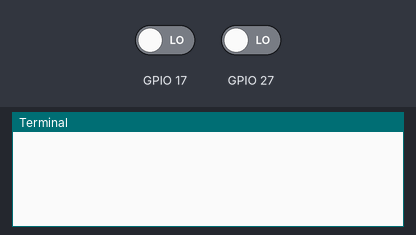
A program run on a simulated Raspberry Pi (BCM pin numbers). On the bench: the last lines printed to the terminal. The inputs (shaded band) are chosen by the test bench; at power-on: GPIO 17 LOW, GPIO 27 LOW. Threads take turns every 2 ms.

Above: at 1.2 s.
1.3 s: GPIO 17 driven HIGH
At 2.3 s:
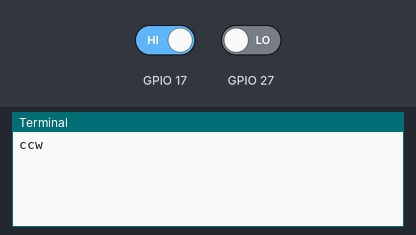
2.8 s: GPIO 27 driven HIGH
At 3.5 s:
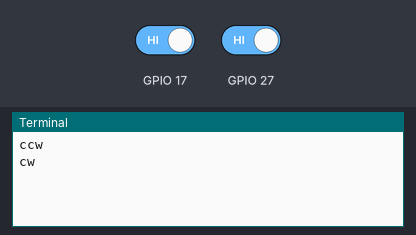

The program:

encoder.py
```python
import RPi.GPIO as GPIO
import time
import threading
import queue

# class GPIOPin:
#     def __init__(self, port):
#         self.__port = port
#         self.__dt = time.time()
#         GPIO.setup(self.__port, GPIO.IN, GPIO.PUD_UP)
#         self.__stat = GPIO.input(self.__port)

#     def get(self):
#         stat = GPIO.input(self.__port)
#         dt = time.time()
#         if stat != self.__stat and dt > self.__dt + 0.01:
#             self.__stat = stat
#             self.__dt = dt
#         return self.__stat

# ------------------------------------------------------------------------------
class Encoder:
    def __init__(self, pin_a, pin_b):
        self.__pin = {
            'ccw': pin_a,
            'cw' : pin_b
        }
        GPIO.setup(pin_a, GPIO.IN)
        GPIO.setup(pin_b, GPIO.IN)
        self.__state = {
            'ccw': GPIO.input(pin_a),
            'cw' : GPIO.input(pin_b)
        }
        self.__queue = queue.Queue()
        self.__terminated = False
        self.__thread = threading.Thread(target=self.update)
        self.__thread.start()

    def quit(self):
        self.__terminated = True
        self.__thread.join()
        print('Encoder: terminate')

    def get(self):
        return self.__queue.get() if not self.__queue.empty() else None

    def update(self):
        while not self.__terminated:
            for name, pin in self.__pin.items():
                s = GPIO.input(pin)
                if self.__state[name] != s:
                    self.__queue.put(name)
                    self.__state[name] = s
            time.sleep(0.01)

if __name__ == "__main__":
    GPIO.setmode(GPIO.BCM)
    enc = Encoder(17, 27)
    try:
        while True:
            s = enc.get()
            if s:
                print(s)
            time.sleep(0.01)
    except KeyboardInterrupt:
        enc.quit()
        GPIO.cleanup()
```

Measured:
- after the input at 1.3 s, the terminal: prints a new line at once (image 1)
- after the input at 2.8 s, the terminal: prints a new line at once (image 2)
